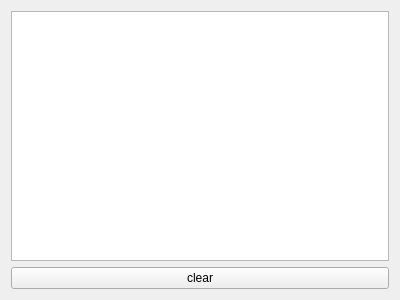
<?xml version="1.0" encoding="UTF-8"?>
<ui version="4.0">
 <class>WLConsoleScript</class>
 <widget class="QWidget" name="WLConsoleScript">
  <property name="geometry">
   <rect>
    <x>0</x>
    <y>0</y>
    <width>400</width>
    <height>300</height>
   </rect>
  </property>
  <property name="windowTitle">
   <string>Form</string>
  </property>
  <layout class="QGridLayout" name="gridLayout">
   <item row="0" column="0">
    <widget class="QTextEdit" name="textEdit"/>
   </item>
   <item row="1" column="0">
    <widget class="QPushButton" name="pbClear">
     <property name="text">
      <string>clear</string>
     </property>
    </widget>
   </item>
  </layout>
 </widget>
 <resources/>
 <connections/>
</ui>
